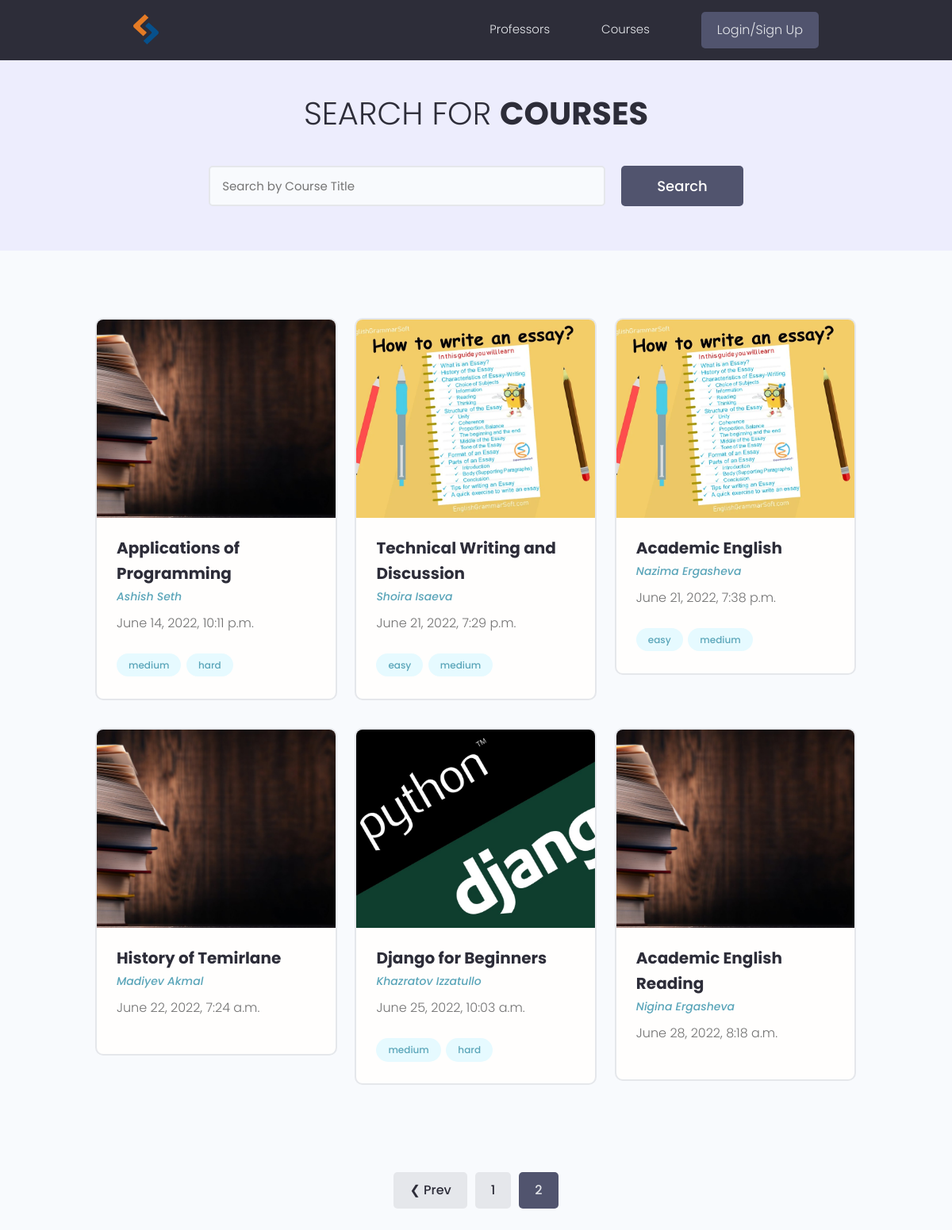
The page /courses/?page=2 on the database as committed earlier.
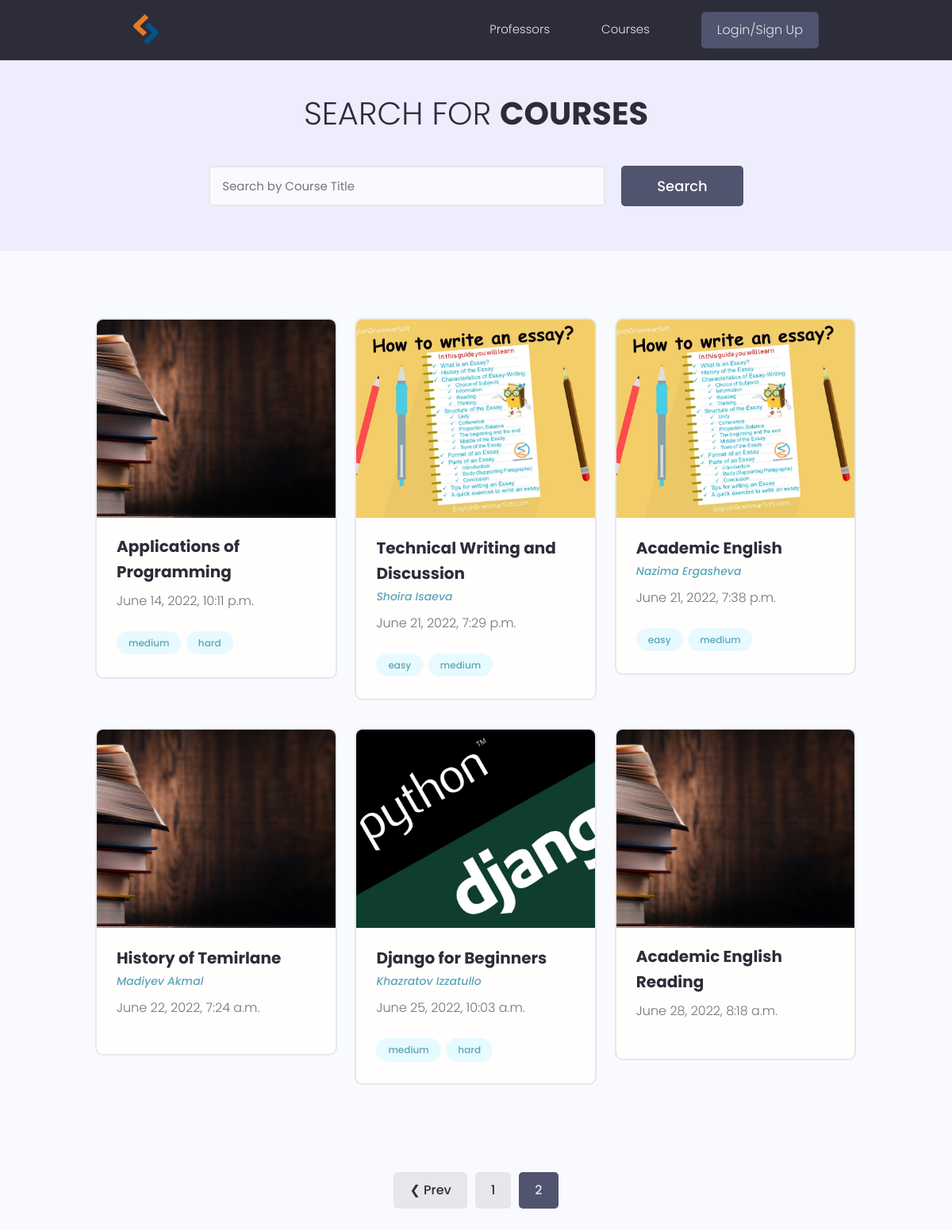
The same page on the database as committed later.
### courses/models.py (models this page shows, shortened)
class Courses(m.Model):
    owner=m.ForeignKey(Profile,null=True,blank=True,on_delete=m.SET_NULL)
    name=m.CharField(max_length=200)
    description=m.TextField(null=True,blank=True)
    featured_image=m.ImageField(null=True,blank=True,default='def.jpg')
    link=m.CharField(max_length=2000,null=True,blank=True)
    date_created=m.DateTimeField(auto_now_add=True)
    tags=m.ManyToManyField('Tags',blank=True)
    id=m.UUIDField(default=uuid.uuid4,primary_key=True,editable=False,unique=True)
    class Meta:
        ordering=['date_created']
    @property
    def ImageURL(self):
        try:
            url=self.featured_image.url
        except:
            url=None
        return url

class Tags(m.Model):
    name=m.CharField(max_length=200)
    date_created=m.DateField(auto_now_add=True)
    id=m.UUIDField(default=uuid.uuid4,unique=True,primary_key=True,editable=False)
    def __str__(self):
        return self.name

### users/models.py (models this page shows, shortened)
class Profile(m.Model):
    user=m.OneToOneField(User,null=True,blank=True,on_delete=m.CASCADE)
    username=m.CharField(max_length=200,null=True,blank=True)
    name=m.CharField(max_length=200,null=True,blank=True)
    email=m.CharField(max_length=500,null=True,blank=True)
    short_intro=m.CharField(max_length=400,null=True,blank=True)
    bio=m.TextField(null=True,blank=True)
    profile_image=m.ImageField(null=True,blank=True,upload_to='profiles/',default='user-default.png')
    link=m.CharField(max_length=200,blank=True,null=True)
    skill=m.ManyToManyField('Skill',blank=True)
    date_created=m.DateTimeField(auto_now_add=True)
    id=m.UUIDField(default=uuid.uuid4,primary_key=True,editable=False,unique=True)
    class Meta:
        ordering=['date_created']

### courses/views.py (the view)
# urls.py: path('courses/',include('courses.urls')),
def courses(request):
    coursesObject, text= searchCourses(request)
    custom_range,coursesObject=paginateCourses(request,coursesObject,2)
    context={'courses':coursesObject,'searchQuery':text,'custom_range':custom_range}
    return render(request,'courses/courses.html',context)

### courses/utils.py (called while the page is built)
def paginateCourses(request,coursesObject,results):
    page=request.GET.get('page')
    results=6
    paginator=Paginator(coursesObject,results)
    try:
        coursesObject=paginator.page(page)
    except PageNotAnInteger:
        page=1
        coursesObject=paginator.page(page)
    except EmptyPage:
        page=paginator.num_pages
        coursesObject=paginator.page(page)
    left_index=int(page)-1
    if left_index<1:
        left_index=1
    right_index=int(page)+2
    if right_index>paginator.num_pages:
        right_index=paginator.num_pages+1
    custom_range=range(left_index,right_index)
    return custom_range,coursesObject

def searchCourses(request):
    text=''
    if request.GET.get('text'):
        text=request.GET.get('text')
    Tag=Tags.objects.filter(name__iexact=text)
    coursesObject=Courses.objects.distinct().filter(
        Q(name__icontains=text)|
        Q(owner__name__icontains=text)|
        Q(tags__in=Tag)
    )
    return coursesObject, text

### courses/templates/courses/courses.html (shortened to what this page needs)
<html lang="en">
<head>
</head>
<body>
    {% extends 'main.html' %}
    {% block content %}
  <main class="projects">
    <section class="hero-section text-center">
      <div class="container container--narrow">
        <div class="hero-section__box">
          <h2>Search for <span>Courses</span></h2>
        </div>
        <div class="hero-section__search">
          <form id="searchForm" class="form" action="#" method="get">
            <div class="form__field">
              <input class="input input--text" id="formInput#search" type="text" name="text"
                value="{{searchQuery}}" placeholder="Search by Course Title" />
            </div>
            <input class="btn btn--sub btn--lg" type="submit" value="Search" />
          </form>
        </div>
      </div>
    </section>
    <section class="projectsList">
      <div class="container">
        <div class="grid grid--three">
        {% for course in courses %}
          <div class="column">
            <div class="card project">
              <a href="{% url 'course' course.id %}" class="project">
                <img class="project__thumbnail" src="{{course.ImageURL}}" alt="project thumbnail" />
                <div class="card__body">
                  <h3 class="project__title">{{course.name}}</h3>
                  {% if course.owner.id %}
                  <p><a class="project__author" href="{% url 'profile' course.owner.id %}">{{course.owner.name}}</a></p>
                  {% endif %}
                  <p class="project--rating">
                    {{course.date_created}}
                  </p>
                  <div class="project__tags">
                    {% for tag in course.tags.all %}
                    <span class="tag tag--pill tag--main">
                      <small>{{tag}}</small>
                    </span>
                    {% endfor %}
                  </div>
                </div>
              </a>
            </div>
          </div>
          {% endfor %}
        </div>
      </div>
    </section>
 {% include 'pagination.html' with queryset=courses custom_range=custom_range %}
  </main>
    {% endblock content %}

### Templates/main.html (shortened to what this page needs)
{% load static %}
<html lang="en">
<head>
  <link rel="stylesheet" href="https://cdn.iconmonstr.com/1.3.0/css/iconmonstr-iconic-font.min.css" />
  <link rel="stylesheet" href="{% static 'uikit/styles/uikit.css' %}" />
  <link rel="stylesheet" href="{% static 'styles/app.css' %}" />
</head>
<body>
    {% include 'navbar.html' %}
 {% block content %}
{% endblock content %}
</body>
</html>

### Templates/navbar.html (shortened to what this page needs)
{% load static %}
<html lang="en">
<head>
</head>
<body>
    <header class="header">
        <div class="container container--narrow">
          <a href="/" class="header__logo">
            <img src="{% static 'images/logo.svg' %}" alt="DevSearch Logo" height="200px" width="400px" />
          </a>
          <nav class="header__nav">
            <ul class="header__menu">
              <li class="header__menuItem"><a href="{% url 'profiles' %}">Professors</a></li>
              <li class="header__menuItem"><a href="{% url 'courses' %}">Courses</a></li>
              {% if request.user.is_authenticated %}
              <li class="header__menuItem"><a href="{% url 'inbox' %}">Inbox</a></li>
              <li class="header__menuItem"><a href="{% url 'account' %}">Account</a></li>
              <li class="header__menuItem"><a href="{% url 'logout' %}" class="btn btn--sub">Logout</a></li>
              {%  else %}
              <li class="header__menuItem"><a href="{% url 'login' %}" class="btn btn--sub">Login/Sign Up</a></li>
              {% endif %}
            </ul>
          </nav>
        </div>
      </header>
</body>
</html>

### Templates/pagination.html (shortened to what this page needs)
{% if queryset.has_other_pages %}
<div class="pagination">
    <ul class="container">
        {% if queryset.has_previous %}
        <li><a href="?page={{queryset.previous_page_number}}" class="btn page-link"
                data-page="{{queryset.previous_page_number}}">&#10094; Prev</a></li>
        {% endif %}
        {% for page in custom_range %}
        {% if page == queryset.number%}
        <li><a href="?page={{page}}" class="btn page-link btn--sub" data-page="{{page}}">{{page}}</a></li>
        {% else %}
        <li><a href="?page={{page}}" class="btn page-link" data-page="{{page}}">{{page}}</a></li>
        {% endif %}
        {% endfor %}
    </ul>
</div>
{% endif %}

### static/styles/app.css (style rules this page uses)
:root { --color-sub: #2d2d39; }
.btn--sub { background-color: var(--color-sub-light); }
.card { border: 2px solid var(--color-light); }
img { width: 100%; }
.header { position: sticky; z-index: 111; background-color: var(--color-sub); padding: 1.5rem 0; }
.header > .container { display: flex; justify-content: space-between; align-items: center; }
.header__logo > img { height: 3.8rem; }
.header__nav > ul { display: inline-flex; align-items: center; list-style: none; gap: 6.5rem; }
.header__menuItem > a { color: var(--color-light); font-weight: 300; }
.hero-section { height: 40vh; display: flex; align-items: center; background-color: var(--color-sub); }
.hero-section__box { margin-bottom: 4rem; }
.hero-section__box > h2, .hero-section__box > h2 > span { font-size: 4rem; color: var(--color-light); line-height: 1.3; text-transform: uppercase; }
.hero-section__box > h2 { font-weight: 300; }
.hero-section__box > h2 > span { font-weight: 700; }
.hero-section__search > .form { display: flex; align-items: center; justify-content: center; gap: 2rem; }
.hero-section__search > .form input.input--text { width: 50rem; }
.pagination { margin-top: 8rem; margin-bottom: 10rem; }
.pagination > ul { flex-wrap: wrap; list-style: none; display: flex; align-items: center; justify-content: center; gap: 1rem; }
.pagination .btn { color: var(--color-sub); }
.pagination .btn.btn--sub { color: var(--color-light); }
.project__author { font-size: 1.4rem; font-style: italic; }
.project--rating { margin-bottom: 1.6em; margin-top: .5em; }
.projects > .hero-section { background: var(--color-sub-lighter); height: 30vh; }
.projects .hero-section__box { margin-bottom: 2.5rem; }
.projects .hero-section__box > h2 { color: var(--color-sub); }
.projects .hero-section__box > h2 > span { font-weight: 700; color: var(--color-sub); }
.projectsList { margin-top: 8rem; }
.project__thumbnail { height: 25rem; object-fit: cover; object-position: top center; }
.project__title { font-size: 2rem; font-weight: 700; color: var(--color-sub); }

### static/uikit/styles/modules/_variables.css (style rules this page uses)
:root { --color-main: #5aa5b9; --color-main-light: #e6faff; --color-sub: #3f4156; --color-sub-light: #51546e; --color-sub-lighter: #ededfd; --color-text: #737373; --color-gray: #8b8b8b; --color-light: #e5e7eb; --color-light-gray: #767676; --color-bg: #f8fafd; --color-white: #fffefd; --color-white-light: #f3f3f3; --color-success: #359e64; --color-success-bg: #def8e8; --color-error: #fc4b0b; --color-error-bg: #fff2ee; --font-base: 'Poppins', arial, helvetica, 'Segoe UI', roboto, ubuntu, sans-serif; --font-monospace: 'Fira Code', 'Courier New', courier, monospace; --font-regular: 300; --font-medium: 500; --font-bold: 700; --generic-shadow: 1px 1px 5px #00000010; --generic-transition: all 0.3s ease-in-out; }

### static/uikit/styles/modules/_base.css (style rules this page uses)
* { margin: 0; padding: 0; box-sizing: border-box; text-rendering: optimizeLegibility; color: inherit; font-size: inherit; }
html { font-size: 50%; }
@media only screen and (min-width: 480px) { html { font-size: 56.25%; } }
@media only screen and (min-width: 1200px) { html { font-size: 62.5%; } }
body { line-height: 1.6; font-weight: 400; font-size: 1.5rem; color: var(--color-text); background-color: var(--color-bg); min-height: 100vh; }

### static/uikit/styles/modules/_typography.css (style rules this page uses)
* { font-family: var(--font-base); }
h2 { font-size: 3.6rem; font-weight: var(--font-bold); }
h3 { font-size: 3.2rem; font-weight: var(--font-medium); }
p, span, strong { font-size: 1.6rem; color: var(--color-text); font-weight: var(--font-regular); }
a { padding-bottom: 2px; text-decoration: none; display: inline-block; color: var(--color-main); font-weight: var(--font-medium); }

### static/uikit/styles/modules/_utilities.css (style rules this page uses)
.container { width: 92%; max-width: 165rem; margin: 0 auto; box-sizing: border-box; }
.container--narrow { width: 92%; max-width: 120rem; }
@media screen and (min-width: 1000px) { .container { width: 90%; } }
@media screen and (min-width: 1000px) { .container--narrow { width: 85%; } }
@media screen and (min-width: 1200px) { .container { width: 80%; } }
@media screen and (min-width: 1200px) { .container--narrow { width: 72%; } }
.text-center { text-align: center; }

### static/uikit/styles/modules/_card.css (style rules this page uses)
.card { border-radius: 1rem; background-color: var(--color-white); border: 1.5px solid var(--color-light); width: auto; height: auto; margin-top: 0.5rem; margin-bottom: 0.5rem; overflow: hidden; }
.card__body, .card__header { padding: 2rem 2.5rem; }

Rows that differ between the two databases and show on the page:
changed Courses "Applications of Programming": owner.name "Ashish Seth" → (not shown)
changed Courses "Academic English Reading": owner.name "Nigina Ergasheva" → (not shown)
